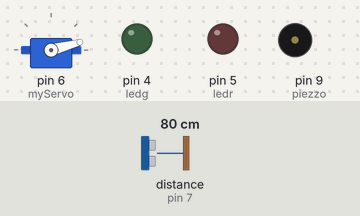
This sketch was run on a simulated Arduino Uno, built with avr-gcc and run on an emulated ATmega328P. Parts: servo, output pins drawn as LEDs (lit = HIGH), buzzer (waves = sounding). Wiring (inferred from the names in the program): ultrasonic range finder: trigger pin 8; echo pin 7. The test bench sets the inputs (shaded band); at power-on: distance to the obstacle (sensor on pin 7) 80 cm. The echo pulse lasts 58.3 µs per cm; pins used as bus, display or sensor lines are not drawn; what the sketch prints to the serial monitor is not drawn.

Above: at 0.01 s.
1.3 s: distance to the obstacle (sensor on pin 7) set to 2 cm
At 4.11 s:
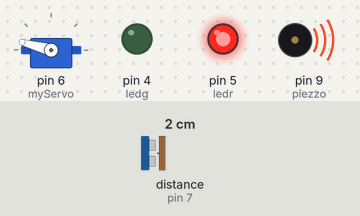
4.3 s: distance to the obstacle (sensor on pin 7) set to 299 cm
At 4.54 s:
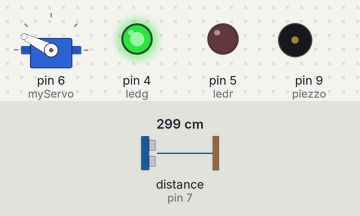
7.3 s: distance to the obstacle (sensor on pin 7) set to 4 cm
At 9.24 s:
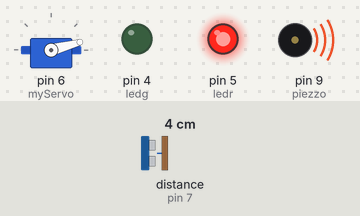
10.3 s: distance to the obstacle (sensor on pin 7) set to 60 cm
At 11.0 s:
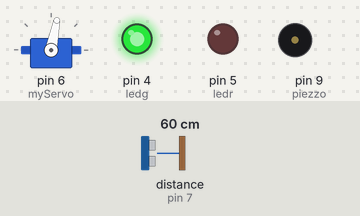
13.3 s: distance to the obstacle (sensor on pin 7) set to 18 cm
At 13.52 s:
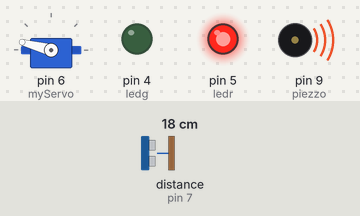
16.3 s: distance to the obstacle (sensor on pin 7) set to 250 cm
At 16.52 s:
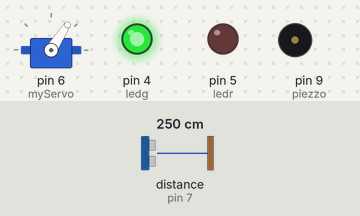
Timing chart, 0 to 25.6 s (numbered marks = the images above; inputs shaded):
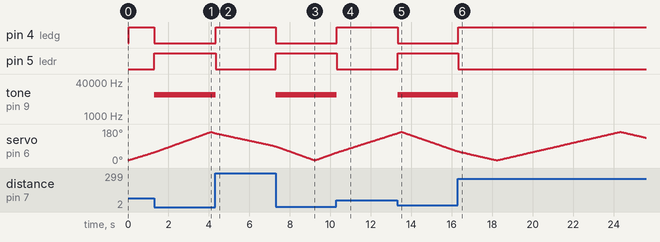

The sketch:

arduino_radar.ino
```cpp
// Includes the Servo library
#include <Servo.h>.
// Defines Tirg and Echo pins of the Ultrasonic Sensor
const int trigPin = 8;
const int echoPin = 7;
int piezzo=9;
int ledr=5;
int ledg=4;
// Variables for the duration and the distance
long duration;
int distance;
Servo myServo; // Creates a servo object for controlling the servo motor
void setup() {
  pinMode(ledr, OUTPUT);
  pinMode(ledg, OUTPUT);
  pinMode(piezzo, OUTPUT);
  pinMode(trigPin, OUTPUT); // Sets the trigPin as an Output
  pinMode(echoPin, INPUT); // Sets the echoPin as an Input
  Serial.begin(9600);
  myServo.attach(6); // Defines on which pin is the servo motor attached
}
void loop() {
  // rotates the servo motor from 15 to 165 degrees
  for(int i=15;i<=165;i++){
  myServo.write(i);
  delay(25);
  distance = calculateDistance();// Calls a function for calculating the distance measured by the Ultrasonic sensor for each degree
 { if (distance<40)
  {
    tone(piezzo, 10000, 50000);
    digitalWrite(ledr, 1);
    digitalWrite(ledg, 0);
  }
  else
  {
    noTone(piezzo);
    digitalWrite(ledr, 0);
    digitalWrite(ledg, 1);
  }
 }
  Serial.print(i); // Sends the current degree into the Serial Port
  Serial.print(","); // Sends addition character right next to the previous value needed later in the Processing IDE for indexing
  Serial.print(distance); // Sends the distance value into the Serial Port
  Serial.print("."); // Sends addition character right next to the previous value needed later in the Processing IDE for indexing
  }
  // Repeats the previous lines from 165 to 15 degrees
  for(int i=165;i>14;i--){
  myServo.write(i);
  delay(25);
  distance = calculateDistance();
   { if (distance<40)
  {
    tone(piezzo, 10000, 50000);
    digitalWrite(ledr, 1);
    digitalWrite(ledg, 0);
  }
  else
  {
    noTone(piezzo);
    digitalWrite(ledr, 0);
    digitalWrite(ledg, 1);
  }
 }
  Serial.print(i);
  Serial.print(",");
  Serial.print(distance);
  Serial.print(".");
  }

}
// Function for calculating the distance measured by the Ultrasonic sensor
int calculateDistance(){

  digitalWrite(trigPin, LOW);
  delayMicroseconds(2);
  // Sets the trigPin on HIGH state for 10 micro seconds
  digitalWrite(trigPin, HIGH);
  delayMicroseconds(10);
  digitalWrite(trigPin, LOW);
  duration = pulseIn(echoPin, HIGH); // Reads the echoPin, returns the sound wave travel time in microseconds
  distance= duration*0.034/2;
  return distance;
}
```

Measured:
- after the input at 1.3 s, pin 4 (ledg): HIGH → LOW at once; pin 5 (ledr): LOW → HIGH at once; tone on pin 9 (piezzo): silent → 10000 Hz at once
- after the input at 4.3 s, pin 4 (ledg): LOW → HIGH at once; pin 5 (ledr): HIGH → LOW at once; tone on pin 9 (piezzo): 10000 Hz → silent at once
- after the input at 7.3 s, pin 4 (ledg): HIGH → LOW at once; pin 5 (ledr): LOW → HIGH at once; tone on pin 9 (piezzo): silent → 10000 Hz at once
- after the input at 10.3 s, pin 4 (ledg): LOW → HIGH at once; pin 5 (ledr): HIGH → LOW at once; tone on pin 9 (piezzo): 10000 Hz → silent at once
- after the input at 13.3 s, pin 4 (ledg): HIGH → LOW at once; pin 5 (ledr): LOW → HIGH at once; tone on pin 9 (piezzo): silent → 10000 Hz at once
- after the input at 16.3 s, pin 4 (ledg): LOW → HIGH at once; pin 5 (ledr): HIGH → LOW at once; tone on pin 9 (piezzo): 10000 Hz → silent at once
